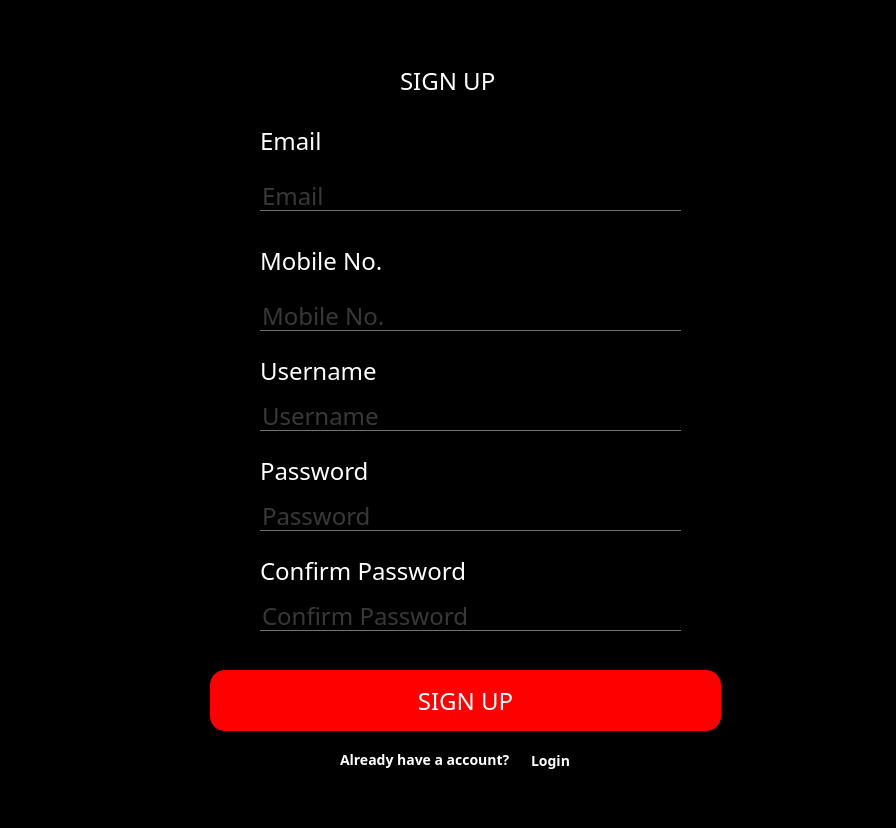
<?xml version="1.0" encoding="UTF-8"?>
<ui version="4.0">
 <class>Form</class>
 <widget class="QWidget" name="Form">
  <property name="geometry">
   <rect>
    <x>0</x>
    <y>0</y>
    <width>896</width>
    <height>828</height>
   </rect>
  </property>
  <property name="windowTitle">
   <string>Form</string>
  </property>
  <property name="styleSheet">
   <string notr="true">*{
background:rgba;
font-family:century gothic;
font-size:24px;
}
QFrame
{
background:rgba;
border-radius:15px
}
QPushButton
{
background:red;
border-radius:60px;
}
QToolButton
{
background:red;
border-radius:60px;
}
QLabel
{
color:white;
background:transparent;
}
QPushButton
{
color:white;
border-radius:15px;
}
QPushButton:hover
{
color:#333;
border-radius:15px;
background:#49ebff;
}
QLineEdit
{
background:transparent;
border:none;
color:#717072;
border-bottom:1px solid #717072
}
</string>
  </property>
  <widget class="QFrame" name="frame">
   <property name="geometry">
    <rect>
     <x>180</x>
     <y>40</y>
     <width>561</width>
     <height>751</height>
    </rect>
   </property>
   <property name="frameShape">
    <enum>QFrame::StyledPanel</enum>
   </property>
   <property name="frameShadow">
    <enum>QFrame::Raised</enum>
   </property>
   <widget class="QLabel" name="label">
    <property name="geometry">
     <rect>
      <x>220</x>
      <y>20</y>
      <width>161</width>
      <height>41</height>
     </rect>
    </property>
    <property name="styleSheet">
     <string notr="true">QLabel{
font-weight: bold;
font-size: 40px;
};</string>
    </property>
    <property name="text">
     <string>SIGN UP </string>
    </property>
   </widget>
   <widget class="QPushButton" name="signupbutton">
    <property name="geometry">
     <rect>
      <x>30</x>
      <y>630</y>
      <width>511</width>
      <height>61</height>
     </rect>
    </property>
    <property name="font">
     <font>
      <family>century gothic</family>
      <pointsize>-1</pointsize>
     </font>
    </property>
    <property name="text">
     <string>SIGN UP</string>
    </property>
   </widget>
   <widget class="QLabel" name="label_2">
    <property name="geometry">
     <rect>
      <x>80</x>
      <y>200</y>
      <width>151</width>
      <height>41</height>
     </rect>
    </property>
    <property name="font">
     <font>
      <family>century gothic</family>
      <pointsize>-1</pointsize>
     </font>
    </property>
    <property name="text">
     <string>Mobile No.</string>
    </property>
   </widget>
   <widget class="QLabel" name="label_3">
    <property name="geometry">
     <rect>
      <x>80</x>
      <y>410</y>
      <width>141</width>
      <height>41</height>
     </rect>
    </property>
    <property name="font">
     <font>
      <family>century gothic</family>
      <pointsize>-1</pointsize>
     </font>
    </property>
    <property name="text">
     <string>Password</string>
    </property>
   </widget>
   <widget class="QLabel" name="label_4">
    <property name="geometry">
     <rect>
      <x>80</x>
      <y>510</y>
      <width>211</width>
      <height>41</height>
     </rect>
    </property>
    <property name="font">
     <font>
      <family>century gothic</family>
      <pointsize>-1</pointsize>
     </font>
    </property>
    <property name="text">
     <string>Confirm Password</string>
    </property>
   </widget>
   <widget class="QLabel" name="label_5">
    <property name="geometry">
     <rect>
      <x>80</x>
      <y>80</y>
      <width>141</width>
      <height>41</height>
     </rect>
    </property>
    <property name="font">
     <font>
      <family>century gothic</family>
      <pointsize>-1</pointsize>
     </font>
    </property>
    <property name="text">
     <string>Email</string>
    </property>
   </widget>
   <widget class="QLabel" name="label_6">
    <property name="geometry">
     <rect>
      <x>80</x>
      <y>310</y>
      <width>151</width>
      <height>41</height>
     </rect>
    </property>
    <property name="font">
     <font>
      <family>century gothic</family>
      <pointsize>-1</pointsize>
     </font>
    </property>
    <property name="text">
     <string>Username</string>
    </property>
   </widget>
   <widget class="QLabel" name="label_7">
    <property name="geometry">
     <rect>
      <x>160</x>
      <y>710</y>
      <width>191</width>
      <height>20</height>
     </rect>
    </property>
    <property name="font">
     <font>
      <family>century gothic</family>
      <pointsize>-1</pointsize>
      <weight>75</weight>
      <bold>true</bold>
     </font>
    </property>
    <property name="styleSheet">
     <string notr="true">font-size:14px
</string>
    </property>
    <property name="text">
     <string>Already have a account?</string>
    </property>
   </widget>
   <widget class="QPushButton" name="login">
    <property name="geometry">
     <rect>
      <x>340</x>
      <y>710</y>
      <width>61</width>
      <height>21</height>
     </rect>
    </property>
    <property name="font">
     <font>
      <family>century gothic</family>
      <pointsize>-1</pointsize>
      <weight>75</weight>
      <bold>true</bold>
     </font>
    </property>
    <property name="styleSheet">
     <string notr="true">QPushButton
{
font-size:14px;
color:white;
background:transparent;
}</string>
    </property>
    <property name="text">
     <string>Login</string>
    </property>
   </widget>
   <widget class="QPushButton" name="homebtn">
    <property name="geometry">
     <rect>
      <x>0</x>
      <y>20</y>
      <width>93</width>
      <height>28</height>
     </rect>
    </property>
    <property name="styleSheet">
     <string notr="true">QPushButton
{
font-size:14px;
color:white;
background:transparent;
}</string>
    </property>
    <property name="text">
     <string/>
    </property>
    <property name="icon">
     <iconset>
      <normaloff>icons/arrow-left.svg</normaloff>icons/arrow-left.svg</iconset>
    </property>
    <property name="iconSize">
     <size>
      <width>32</width>
      <height>32</height>
     </size>
    </property>
   </widget>
  </widget>
  <widget class="QLineEdit" name="email">
   <property name="geometry">
    <rect>
     <x>260</x>
     <y>180</y>
     <width>421</width>
     <height>31</height>
    </rect>
   </property>
   <property name="text">
    <string/>
   </property>
   <property name="placeholderText">
    <string>Email</string>
   </property>
  </widget>
  <widget class="QLineEdit" name="mobileno">
   <property name="geometry">
    <rect>
     <x>260</x>
     <y>300</y>
     <width>421</width>
     <height>31</height>
    </rect>
   </property>
   <property name="text">
    <string/>
   </property>
   <property name="placeholderText">
    <string>Mobile No.</string>
   </property>
  </widget>
  <widget class="QLineEdit" name="username_3">
   <property name="geometry">
    <rect>
     <x>260</x>
     <y>400</y>
     <width>421</width>
     <height>31</height>
    </rect>
   </property>
   <property name="text">
    <string/>
   </property>
   <property name="placeholderText">
    <string>Username</string>
   </property>
  </widget>
  <widget class="QLineEdit" name="password">
   <property name="geometry">
    <rect>
     <x>260</x>
     <y>500</y>
     <width>421</width>
     <height>31</height>
    </rect>
   </property>
   <property name="text">
    <string/>
   </property>
   <property name="echoMode">
    <enum>QLineEdit::Password</enum>
   </property>
   <property name="placeholderText">
    <string>Password</string>
   </property>
  </widget>
  <widget class="QLineEdit" name="confirmpass">
   <property name="geometry">
    <rect>
     <x>260</x>
     <y>600</y>
     <width>421</width>
     <height>31</height>
    </rect>
   </property>
   <property name="text">
    <string/>
   </property>
   <property name="echoMode">
    <enum>QLineEdit::Password</enum>
   </property>
   <property name="placeholderText">
    <string>Confirm Password</string>
   </property>
  </widget>
 </widget>
 <resources>
  <include location="icons/icons.qrc"/>
 </resources>
 <connections/>
</ui>
